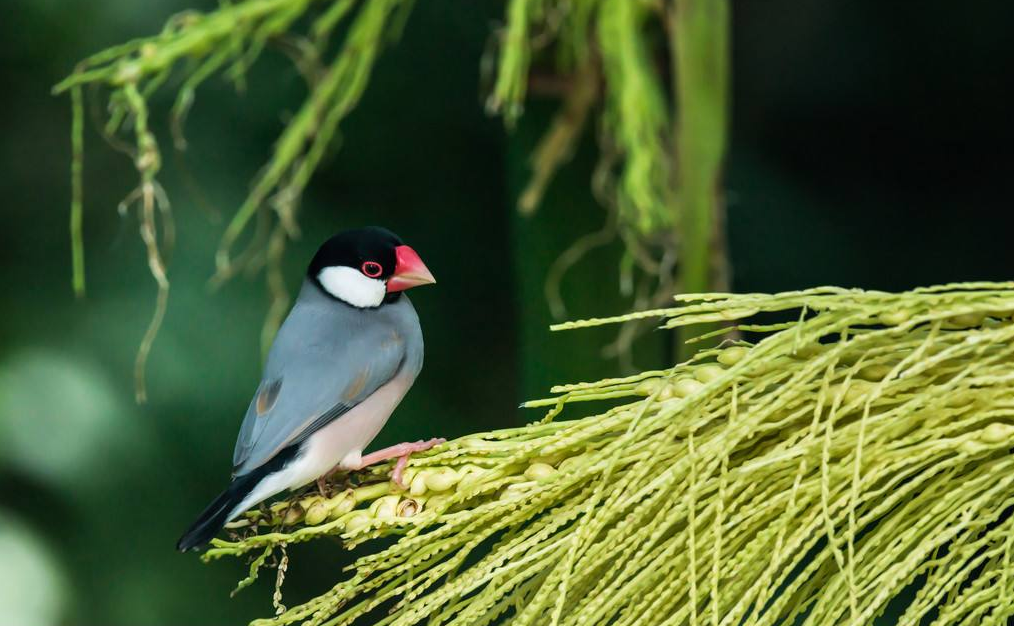
//> input picture CvCanny/CvCanny/bird.png, 1014 x 626 px
$ ./CvCanny   (built with g++ and OpenCV 4)
//> lines starting //> are read from the running program, lines starting //| are printed output that depends on the picture
### CvCanny/CvCanny/stdafx.h
// stdafx.h : 标准系统包含文件的包含文件，
// 或是经常使用但不常更改的
// 特定于项目的包含文件
//

#pragma once

#include "targetver.h"

#include <stdio.h>
#include <tchar.h>


// TODO:  在此处引用程序需要的其他头文件

### CvCanny/CvCanny/CvCanny.cpp
#include "stdafx.h"
#include "iostream"
using namespace std;
#include "opencv2/opencv.hpp"
IplImage *pGrayImage = NULL;
IplImage *pCannyImage = NULL;

const char *pImagePath = "bird.png";
const char *pGrayWindowsTitle = "原图";
const char *pCannyWindowsTitle = "边缘检测图";
const char *pWindowsToolBarTitle = "阀值";
void onCallBack(int pos)
{
	//Canny check
	cvCanny(pGrayImage, pCannyImage, pos, pos * 3, 3);
	cvShowImage(pCannyWindowsTitle, pCannyImage);
}
int main()
{
	//load gray image from srcouce file image
	pGrayImage = cvLoadImage(pImagePath, CV_LOAD_IMAGE_GRAYSCALE);
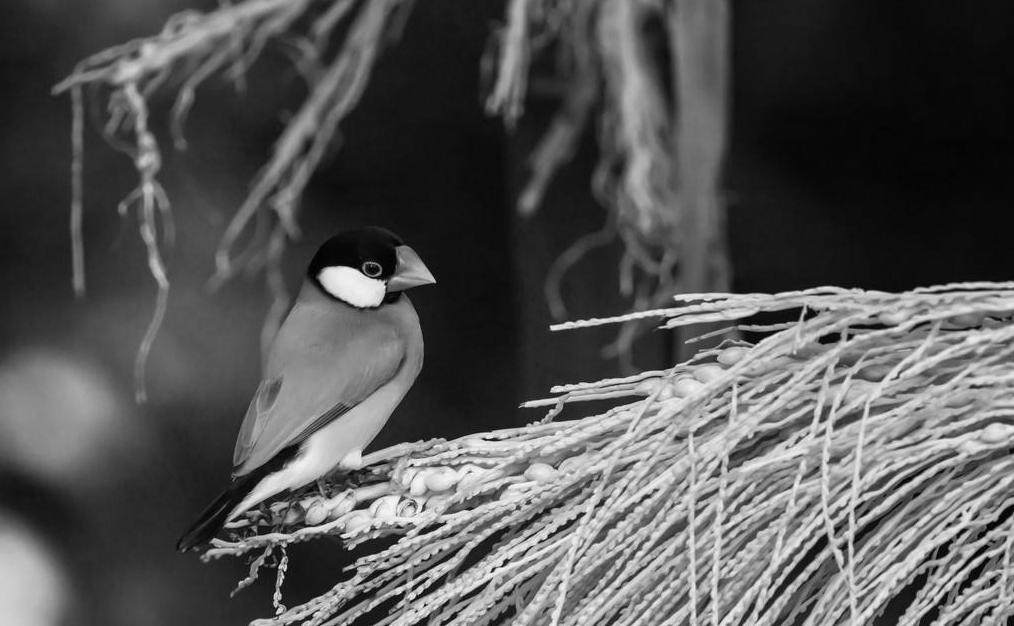
//> pGrayImage: 626 rows x 1014 cols, CV_8UC1; min 0, max 251, mean 85.4
	cvSmooth(pGrayImage, pGrayImage, CV_BLUR, 5, pGrayImage->nChannels);
	pCannyImage = cvCreateImage(cvGetSize(pGrayImage), IPL_DEPTH_8U, 1);
	//create window
	cvNamedWindow(pGrayWindowsTitle, CV_WINDOW_AUTOSIZE);
	cvNamedWindow(pCannyWindowsTitle, CV_WINDOW_AUTOSIZE);

	//creat slide bar
	int pos = 1;
	cvCreateTrackbar(pWindowsToolBarTitle, pCannyWindowsTitle, &pos, 100, onCallBack);
	onCallBack(0);
//> in onCallBack, `cvCanny(pGrayImage, pCannyImage, pos, pos * 3, 3);`:
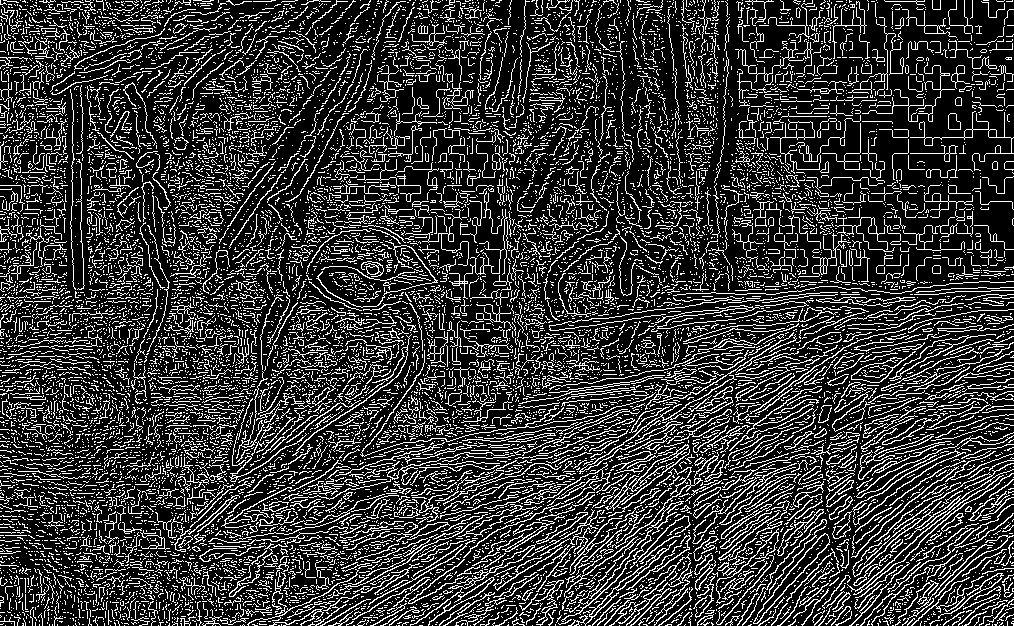
//> pCannyImage: 626 rows x 1014 cols, CV_8UC1; 21.5% white in thin lines or dots

	cvShowImage(pGrayWindowsTitle, pGrayImage);
	cvShowImage(pCannyWindowsTitle, pCannyImage);

	cvWaitKey(0);
//> in onCallBack (call 2), `cvCanny(pGrayImage, pCannyImage, pos, pos * 3, 3);`: pCannyImage: 626 rows x 1014 cols, CV_8UC1; 21.5% white in thin lines or dots
	cvDestroyWindow(pCannyWindowsTitle);
	cvDestroyWindow(pGrayWindowsTitle);
	cvReleaseImage(&pGrayImage);
	cvReleaseImage(&pCannyImage);
	return 0;
}
